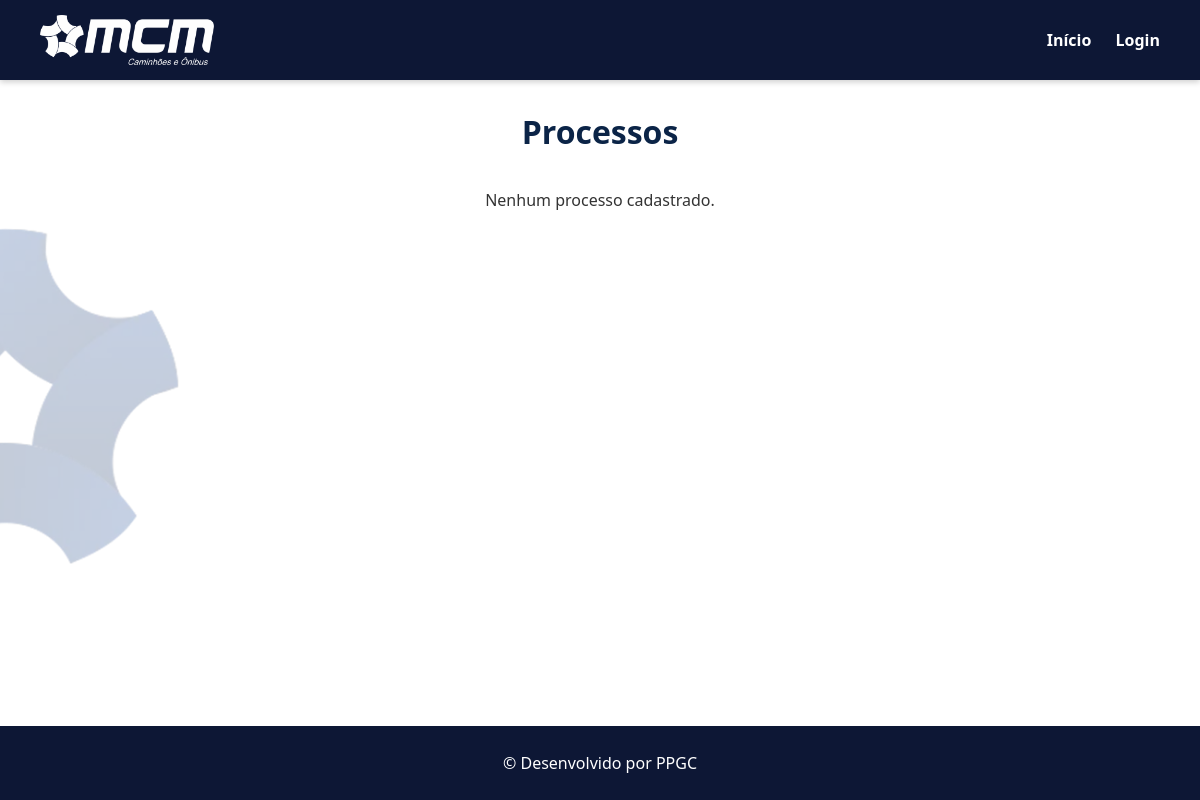
Page /processos/processos on the earlier database version.
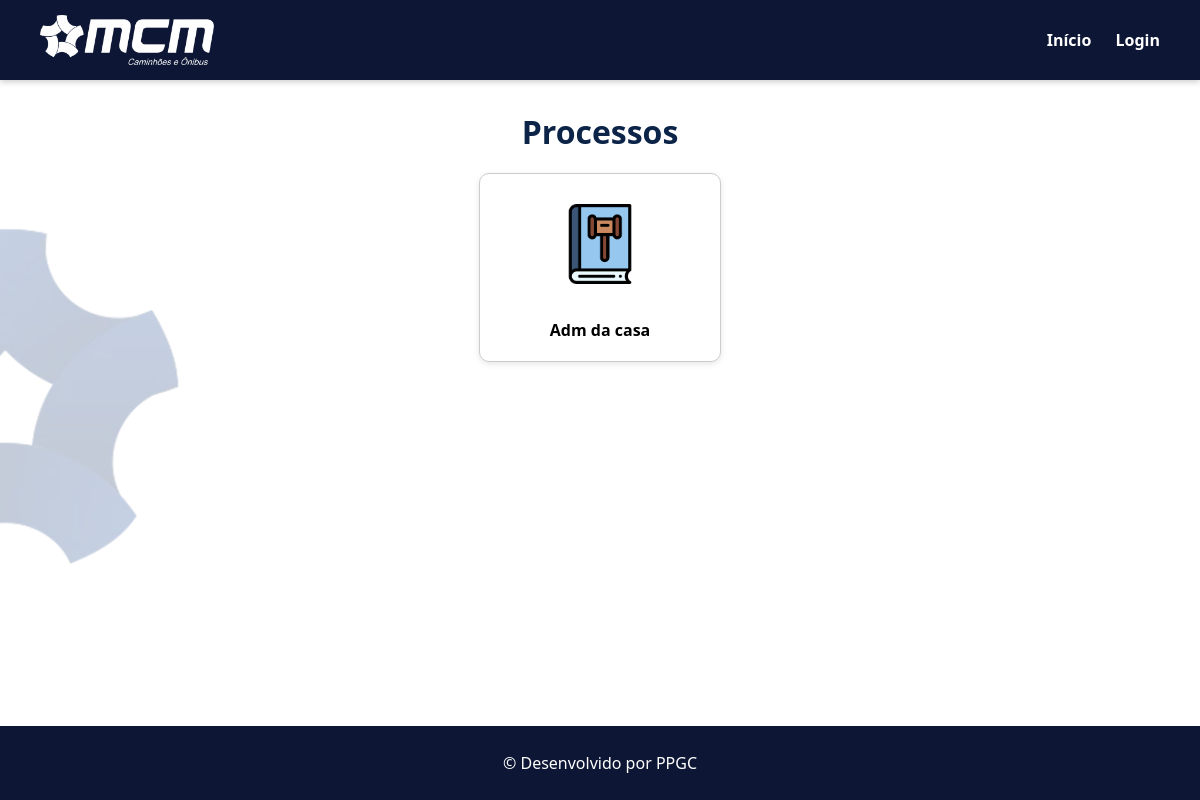
Same page on the later database version.
### models/models.py (models this page shows)
class Processo(db.Model):
    id = db.Column(db.Integer, primary_key=True)
    titulo = db.Column(db.String(100), nullable=False)
    descricao = db.Column(db.Text, nullable=False)
    link_manual = db.Column(db.String(255))
    link_its = db.Column(db.String(255))
    link_politicas = db.Column(db.String(255))
    outros_links = db.Column(db.String(255))
    icone = db.Column(db.String(255))
    ativo = db.Column(db.Boolean, default=True)

### routes/processos.py (the view)
@processos_bp.route("/processos")
def listar_processos():
    processos = Processo.query.filter_by(ativo=True).all()
    return render_template("processos.html", processos=processos)

### templates/processos.html (shortened to what this page needs)
{% extends "base.html" %}
{% block content %}
<div class="home-container">
    <h1>Processos</h1>
    <div class="card-container">
        {% for p in processos %}
            <div class="card">
                <a href="{{ url_for('processos.detalhes_processo', id=p.id) }}" class="btn btn-light w-100 py-3 border shadow-sm">
                    {% if p.icone %}
                        <img src="{{ url_for('static', filename=p.icone) }}" alt="Processos" style="width:80px;">
                    <a href="{{ url_for('processos.detalhes_processo', id=p.id) }}"> {{ p.titulo }}</a>
                    {% endif %}
                </a>
            </div>
        {% else %}
            <p>Nenhum processo cadastrado.</p>
        {% endfor %}
    </div>
</div>
{% endblock %}

### templates/base.html (shortened to what this page needs)
<!DOCTYPE html>
<html lang="pt-br">
<head>
    <link rel="stylesheet" href="{{ url_for('static', filename='css/style.css') }}">
    <link rel="stylesheet" href="https://cdnjs.cloudflare.com/ajax/libs/font-awesome/6.4.0/css/all.min.css">
</head>
<body>
<header>
    <img src="{{ url_for('static', filename='img/logo_mcm.webp') }}" alt="MCM Logo" class="logo">
    <nav>
        <a href="{{ url_for('index') }}">Início</a>
        {% if current_user.is_authenticated %}
            <a href="{{ url_for('auth.logout') }}">Sair</a>
        {% else %}
            <a href="{{ url_for('auth.login') }}">Login</a>
        {% endif %}
    </nav>
</header>
<main>
    {% block content %}{% endblock %}
</main>
<footer>
    <p>&copy; {{ current_year }} Desenvolvido por PPGC</p>
</footer>
</body>
</html>

### static/css/style.css (style rules this page uses)
html { height: 100%; margin: 0; }
body { font-family: "Segoe UI", Arial, sans-serif; margin: 0; padding: 0; background-color: #ffffff; color: #333; min-height: 100vh; display: flex; flex-direction: column; position: relative; background: url("../img/engrenagem_mcm.png") no-repeat center center; background-size: 15%; background-attachment: fixed; background-color: #fff; background-position: left; }
a { text-decoration: none; color: inherit; }
h1, h2, h3 { margin: 0 0 15px 0; font-weight: bold; color: #0b2447; text-align: center; }
header { background-color: #0d1735; color: white; display: flex; align-items: center; justify-content: space-between; padding: 15px 40px; box-shadow: 0 2px 6px rgba(0,0,0,0.2); text-align: center; }
.logo { height: 50px; }
nav a { color: white; margin-left: 20px; font-weight: bold; }
.home-container { text-align: center; padding: 30px; }
.card-container { display: flex; justify-content: center; flex-wrap: wrap; gap: 20px; margin-top: 20px; }
.card { background: white; border-radius: 10px; padding: 20px; width: 200px; border: 1px solid #ccc; box-shadow: 0 2px 6px rgba(0,0,0,0.1); transition: 0.3s; position: relative; font-weight: bold; color: #000; text-align: center; display: flex; flex-direction: column; align-items: center; justify-content: center; gap: 10px; }
.card img { max-width: 80px; height: auto; margin-bottom: 10px; }
.btn, form button, .btn-save, .btn-cancel, .btn-submit { display: inline-block; padding: 10px 20px; border-radius: 8px; cursor: pointer; font-weight: bold; text-align: center; transition: 0.3s; border: none; }
main { flex: 1; display: flex; flex-direction: column; justify-content: flex-start; }
footer { background-color: #0d1735; color: white; text-align: center; padding: 10px 0; }

Differences in the rows shown:
added Processo: icone (picture), titulo "Adm da casa"
Other differences:
text no longer shown: "Nenhum processo cadastrado."
